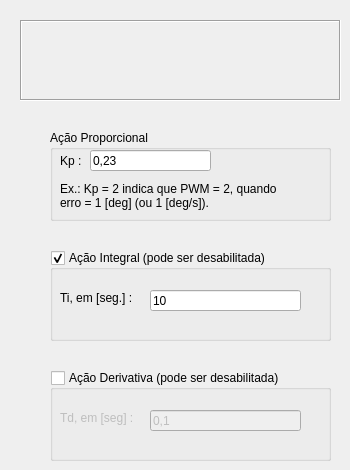
          <widget class="QWidget" name="tab_PID_controller">
           <attribute name="title">
            <string>PID em &quot;s&quot;</string>
           </attribute>
           <widget class="QLabel" name="label_21">
            <property name="geometry">
             <rect>
              <x>20</x>
              <y>20</y>
              <width>321</width>
              <height>81</height>
             </rect>
            </property>
            <property name="frameShape">
             <enum>QFrame::Shape::Box</enum>
            </property>
            <property name="frameShadow">
             <enum>QFrame::Shadow::Sunken</enum>
            </property>
            <property name="text">
             <string/>
            </property>
            <property name="pixmap">
             <pixmap resource="resources.qrc">:/images/GUI_resources/PID_in_s.png</pixmap>
            </property>
            <property name="scaledContents">
             <bool>false</bool>
            </property>
           </widget>
           <widget class="QGroupBox" name="groupBox_5">
            <property name="geometry">
             <rect>
              <x>50</x>
              <y>250</y>
              <width>281</width>
              <height>91</height>
             </rect>
            </property>
            <property name="title">
             <string>Ação Integral (pode ser desabilitada)</string>
            </property>
            <property name="checkable">
             <bool>true</bool>
            </property>
            <widget class="QLabel" name="label_23">
             <property name="geometry">
              <rect>
               <x>10</x>
               <y>40</y>
               <width>91</width>
               <height>16</height>
              </rect>
             </property>
             <property name="text">
              <string>Ti, em [seg.] :</string>
             </property>
            </widget>
            <widget class="QLineEdit" name="lineEdit">
             <property name="geometry">
              <rect>
               <x>100</x>
               <y>40</y>
               <width>151</width>
               <height>21</height>
              </rect>
             </property>
             <property name="text">
              <string>10</string>
             </property>
            </widget>
           </widget>
           <widget class="QGroupBox" name="groupBox_6">
            <property name="geometry">
             <rect>
              <x>50</x>
              <y>370</y>
              <width>281</width>
              <height>91</height>
             </rect>
            </property>
            <property name="title">
             <string>Ação Derivativa (pode ser desabilitada)</string>
            </property>
            <property name="checkable">
             <bool>true</bool>
            </property>
            <property name="checked">
             <bool>false</bool>
            </property>
            <widget class="QLabel" name="label_25">
             <property name="geometry">
              <rect>
               <x>10</x>
               <y>40</y>
               <width>91</width>
               <height>16</height>
              </rect>
             </property>
             <property name="text">
              <string>Td, em [seg] :</string>
             </property>
            </widget>
            <widget class="QLineEdit" name="lineEdit_2">
             <property name="geometry">
              <rect>
               <x>100</x>
               <y>40</y>
               <width>151</width>
               <height>21</height>
              </rect>
             </property>
             <property name="text">
              <string>0,1</string>
             </property>
            </widget>
           </widget>
           <widget class="QGroupBox" name="groupBox_7">
            <property name="geometry">
             <rect>
              <x>50</x>
              <y>130</y>
              <width>281</width>
              <height>91</height>
             </rect>
            </property>
            <property name="title">
             <string>Ação Proporcional</string>
            </property>
            <property name="checkable">
             <bool>false</bool>
            </property>
            <widget class="QLabel" name="label_24">
             <property name="geometry">
              <rect>
               <x>10</x>
               <y>20</y>
               <width>31</width>
               <height>21</height>
              </rect>
             </property>
             <property name="text">
              <string>Kp :</string>
             </property>
            </widget>
            <widget class="QLineEdit" name="lineEdit_3">
             <property name="geometry">
              <rect>
               <x>40</x>
               <y>20</y>
               <width>121</width>
               <height>21</height>
              </rect>
             </property>
             <property name="text">
              <string>0,23</string>
             </property>
            </widget>
            <widget class="QLabel" name="label_22">
             <property name="geometry">
              <rect>
               <x>10</x>
               <y>50</y>
               <width>261</width>
               <height>31</height>
              </rect>
             </property>
             <property name="text">
              <string>Ex.: Kp = 2 indica que PWM = 2, quando
erro = 1 [deg] (ou 1 [deg/s]).</string>
             </property>
            </widget>
           </widget>
          </widget>
